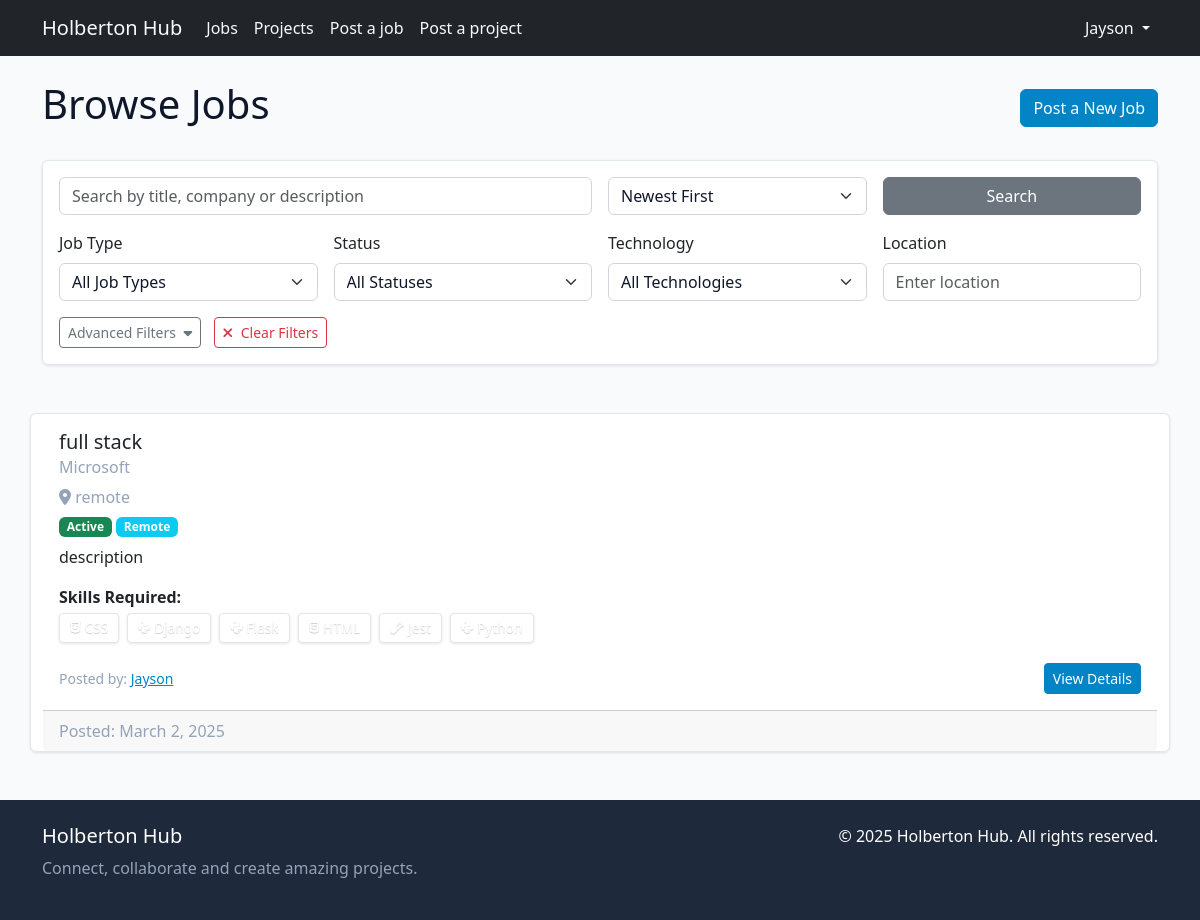
The app's page /jobs/ (signed in) with its own data.
### users/models.py (models this page shows, shortened)
class CustomUser(AbstractUser):
    bio = models.TextField(max_length=500, blank=True)
    profile_pic = CloudinaryField('profile_pic', blank=True, null=True,
                                  folder='profile_pics',
                                  transformation=[
                                      {'width': 300, 'height': 300, 'crop': 'fill'}
                                  ])
    skills = models.ManyToManyField(Skill, blank=True, related_name='users')
    skills_known = models.TextField(blank=True, default='[]',
                              help_text="JSON list of skills the user knows and can teach")
    skills_to_learn = models.TextField(blank=True, default='[]',
                                 help_text="JSON list of skills the user wants to learn")
    github_url = models.URLField(blank=True, verbose_name="GitHub URL")
    linkedin_url = models.URLField(blank=True, verbose_name="LinkedIn URL")
    website = models.URLField(blank=True, verbose_name="Personal Website")
    stackoverflow_url = models.URLField(blank=True, verbose_name="Stack Overflow URL")
    devto_url = models.URLField(blank=True, verbose_name="Dev.to URL")
    medium_url = models.URLField(blank=True, verbose_name="Medium URL")
    twitter_url = models.URLField(blank=True, verbose_name="Twitter/X URL")
    discord_username = models.CharField(max_length=100, blank=True, verbose_name="Discord Username")
    instagram_url = models.URLField(blank=True, verbose_name="Instagram URL")
    facebook_url = models.URLField(blank=True, verbose_name="Facebook URL")
    youtube_url = models.URLField(blank=True, verbose_name="YouTube URL")
    twitch_url = models.URLField(blank=True, verbose_name="Twitch URL")
    mastodon_url = models.URLField(blank=True, verbose_name="Mastodon URL")

### jobs/models.py (models this page shows, shortened)
class Job(models.Model):
    JOB_TYPE_CHOICES = (
        ('full_time', 'Full-Time'),
        ('part_time', 'Part-Time'),
        ('contract', 'Contract'),
        ('internship', 'Internship'),
        ('remote', 'Remote'),
        ('freelance', 'Freelance'),
    )
    title = models.CharField(max_length=100)
    company = models.CharField(max_length=100, blank=True, null=True)  # Made nullable for safer migrations
    location = models.CharField(max_length=100, blank=True, null=True)  # Made nullable for safer migrations
    job_type = models.CharField(max_length=20, choices=JOB_TYPE_CHOICES, default='full_time')
    description = models.TextField()
    requirements = models.TextField(blank=True, null=True)
    employer = models.ForeignKey(
        settings.AUTH_USER_MODEL,
        on_delete=models.CASCADE,
        null=True,  # Temporarily allow null
        blank=True  # Temporarily allow blank
    )
    created_at = models.DateTimeField(auto_now_add=True)
    updated_at = models.DateTimeField(auto_now=True)
    is_active = models.BooleanField(default=True)
    application_url = models.URLField(blank=True, null=True)
    salary_min = models.PositiveIntegerField(blank=True, null=True)
    salary_max = models.PositiveIntegerField(blank=True, null=True)
    skills = models.ManyToManyField(Skill, blank=True, related_name='jobs')
    class Meta:
        ordering = ['-created_at']

### skills/models.py (models this page shows, shortened)
class Skill(models.Model):
    name = models.CharField(max_length=100, unique=True)
    slug = models.SlugField(max_length=100, unique=True)
    description = models.TextField(blank=True, null=True)
    code = models.CharField(max_length=50, blank=False, null=False, unique=True, default='CODE')
    class Meta:
        ordering = ['name']

### jobs/views.py (the view, shortened to what this page needs)
# urls.py: path('', views.JobListView.as_view(), name='job_list'),
class JobListView(ListView):
    model = Job
    template_name = 'jobs/job_list.html'
    context_object_name = 'jobs'
    paginate_by = 10
    def get_queryset(self):
        queryset = super().get_queryset()
        query = self.request.GET.get('q')
        if query:
            queryset = queryset.filter(
                Q(title__icontains=query) |
                Q(description__icontains=query) |
                Q(company__icontains=query)
            )
        job_type = self.request.GET.get('job_type')
        if job_type:
            queryset = queryset.filter(job_type=job_type)
        status = self.request.GET.get('status')
        if status == 'active':
            queryset = queryset.filter(is_active=True)
        elif status == 'inactive':
            queryset = queryset.filter(is_active=False)
        skill = self.request.GET.get('skill')
        if skill:
            queryset = queryset.filter(skills__code=skill)
        location = self.request.GET.get('location')
        if location:
            queryset = queryset.filter(location__icontains=location)
        company = self.request.GET.get('company')
        if company:
            queryset = queryset.filter(company__icontains=company)
        employer = self.request.GET.get('employer')
        if employer:
            queryset = queryset.filter(employer__username__icontains=employer)
        salary_min = self.request.GET.get('salary_min')
        if salary_min:
            try:
                queryset = queryset.filter(salary_min__gte=int(salary_min))
            except ValueError:
                pass
        salary_max = self.request.GET.get('salary_max')
        if salary_max:
            try:
                queryset = queryset.filter(salary_max__lte=int(salary_max))
            except ValueError:
                pass
        date_from = self.request.GET.get('date_from')
        if date_from:
            try:
                date_from = datetime.strptime(date_from, '%Y-%m-%d')
                queryset = queryset.filter(created_at__gte=date_from)
            except ValueError:
                pass
        date_to = self.request.GET.get('date_to')
        sort = self.request.GET.get('sort', '-created_at')
        if sort:
            queryset = queryset.order_by(sort)
        return queryset
    def get_context_data(self, **kwargs):
        context = super().get_context_data(**kwargs)
        context['skill_choices'] = SKILL_CHOICES
        context['skills_by_category'] = get_skills_by_category()
        return context

### templates/jobs/job_list.html (shortened to what this page needs)
{% extends "base.html" %}
{% load skill_tags %}
{% block extra_css %}
<link rel="stylesheet" href="/static/css/skill-badges.css">
{% endblock %}
{% block content %}
<div class="d-flex justify-content-between align-items-center mb-4">
    <h1>Browse Jobs</h1>
    {% if user.is_authenticated %}
    <a href="{% url 'job_create' %}" class="btn btn-primary">Post a New Job</a>
    {% endif %}
</div>
<div class="card mb-4">
    <div class="card-body">
        <form method="get" class="row g-3">
            <div class="col-md-6">
                <input type="text" name="q" class="form-control" placeholder="Search by title, company or description"
                    value="{{ request.GET.q|default:'' }}">
            </div>
            <div class="col-md-3">
                <select name="sort" class="form-select">
                    <option value="-created_at" {% if request.GET.sort == '-created_at' or not request.GET.sort %}selected{% endif %}>Newest First</option>
                </select>
            </div>
            <div class="col-md-3">
                <button type="submit" class="btn btn-secondary w-100">Search</button>
            </div>
            <div class="col-md-3">
                <label class="form-label">Job Type</label>
                <select name="job_type" class="form-select">
                    <option value="">All Job Types</option>
                </select>
            </div>
            <div class="col-md-3">
                <label class="form-label">Status</label>
                <select name="status" class="form-select">
                    <option value="">All Statuses</option>
                </select>
            </div>
            <div class="col-md-3">
                <label class="form-label">Technology</label>
                <select name="skill" class="form-select">
                    <option value="">All Technologies</option>
                </select>
            </div>
            <div class="col-md-3">
                <label class="form-label">Location</label>
                <input type="text" name="location" class="form-control" placeholder="Enter location"
                       value="{{ request.GET.location|default:'' }}">
            </div>
            <div class="col-12 mt-3">
                <button type="button" class="btn btn-sm btn-outline-secondary" data-bs-toggle="collapse" data-bs-target="#advancedFilters">
                    Advanced Filters <i class="fas fa-caret-down ms-1"></i>
                </button>
                <a href="{% url 'job_list' %}" class="btn btn-sm btn-outline-danger ms-2">
                    <i class="fas fa-times me-1"></i> Clear Filters
                </a>
            </div>
        </form>
    </div>
</div>
{% if jobs %}
    <div class="row">
        {% for job in jobs %}
                <div class="card h-100">
                    <div class="card-body">
                        <h5 class="card-title">{{ job.title }}</h5>
                        <h6 class="card-subtitle mb-2 text-muted">{{ job.company }}</h6>
                        <p class="mb-1 text-muted"><i class="fas fa-map-marker-alt"></i> {{ job.location }}</p>
                        <div class="mb-2">
                            <span class="badge {% if job.is_active %}bg-success{% else %}bg-secondary{% endif %}">
                                {% if job.is_active %}Active{% else %}Inactive{% endif %}
                            </span>
                            {% if job.job_type %}
                                <span class="badge bg-info">{{ job.get_job_type_display }}</span>
                            {% endif %}
                        </div>
                        <p class="card-text">{{ job.description|truncatechars:150 }}</p>
                        {% if job.skills.all %}
                        <div class="mb-3">
                            <strong class="d-block mb-1">Skills Required:</strong>
                            <div class="d-flex flex-wrap gap-1">
                                {% for skill in job.skills.all %}
                                    <span class="skill-badge badge" data-skill-code="{{ skill.code }}">
                                        <i class="{{ skill.code|get_skill_icon }} me-1"></i>
                                        {{ skill.name }}
                                    </span>
                                {% endfor %}
                            </div>
                        </div>
                        {% endif %}
                        <div class="d-flex justify-content-between align-items-center mt-3">
                            <small class="text-muted">
                                Posted by:
                                {% if job.employer %}
                                    <a href="{% url 'profile' job.employer.username %}">{{ job.employer.username }}</a>
                                {% else %}
                                    Unknown
                                {% endif %}
                            </small>
                            <a href="{% url 'job_detail' job.id %}" class="btn btn-sm btn-primary">View Details</a>
                        </div>
                    </div>
                    <div class="card-footer text-muted">
                        Posted: {{ job.created_at|date:"F j, Y" }}
                    </div>
                </div>
            </div>
        {% endfor %}
{% else %}
    <div class="alert alert-info">
        <p class="mb-0">No jobs found. {% if user.is_authenticated %}<a href="{% url 'job_create' %}">Create a new job posting</a>{% endif %}</p>
    </div>
{% endif %}
{% endblock %}

### templates/base.html (shortened to what this page needs)
<!DOCTYPE html>
<html lang="en">
<head>
    <link href="https://cdn.jsdelivr.net/npm/bootstrap@5.3.2/dist/css/bootstrap.min.css" rel="stylesheet">
    <link rel="stylesheet" href="https://cdnjs.cloudflare.com/ajax/libs/font-awesome/6.4.2/css/all.min.css">
    <link rel="stylesheet" href="/static/css/custom.css">
    <link id="theme-stylesheet" rel="stylesheet" href="/static/themes/light-theme.css">
    <link rel="stylesheet" href="/static/themes/theme-compatibility.css">
    {% block extra_css %}{% endblock %}
</head>
<body>
    <nav class="navbar navbar-expand-lg navbar-dark bg-dark">
        <div class="container">
            <a class="navbar-brand" href="{% url 'home' %}">Holberton Hub</a>
            <div class="collapse navbar-collapse" id="navbarSupportedContent">
                <ul class="navbar-nav me-auto mb-2 mb-lg-0">
                    <li class="nav-item">
                        <a class="nav-link" href="{% url 'job_list' %}">Jobs</a>
                    </li>
                    <li class="nav-item">
                        <a class="nav-link" href="{% url 'project_list' %}">Projects</a>
                    </li>
                    {% if user.is_authenticated %}
					<li class="nav-item">
                        <a class="nav-link" href="{% url 'job_create' %}">Post a job</a>
                    </li>
                    <li class="nav-item">
                        <a class="nav-link" href="{% url 'project_create' %}">Post a project</a>
                    </li>
                    {% endif %}
                </ul>
                <ul class="navbar-nav ms-auto">
                    {% if user.is_authenticated %}
                    <li class="nav-item dropdown">
                        <a class="nav-link dropdown-toggle" href="#" id="navbarDropdown" role="button" data-bs-toggle="dropdown" aria-expanded="false">
                            {{ user.username }}
                        </a>
                    </li>
                    {% endif %}
                </ul>
            </div>
        </div>
    </nav>
    <main class="container mt-4">
        {% block content %}{% endblock %}
    </main>
    <footer class="bg-dark text-white py-4 mt-5">
        <div class="container">
            <div class="row">
                <div class="col-md-6">
                    <h5>Holberton Hub</h5>
                    <p class="text-muted">Connect, collaborate and create amazing projects.</p>
                </div>
                <div class="col-md-6 text-md-end">
                    <p>&copy; {% now "Y" %} Holberton Hub. All rights reserved.</p>
                </div>
            </div>
        </div>
    </footer>
</body>
</html>

### records on screen
CustomUser: username "Jayson"
Job: title "full stack", company "Microsoft", location "remote", is_active "Active", job_type "Remote", description "description", employer.username "Jayson", created_at "March 2, 2025"
Skill: name "CSS"
Skill: name "Django"
Skill: name "Flask"
Skill: name "HTML"
Skill: name "Jest"
Skill: name "Python"
